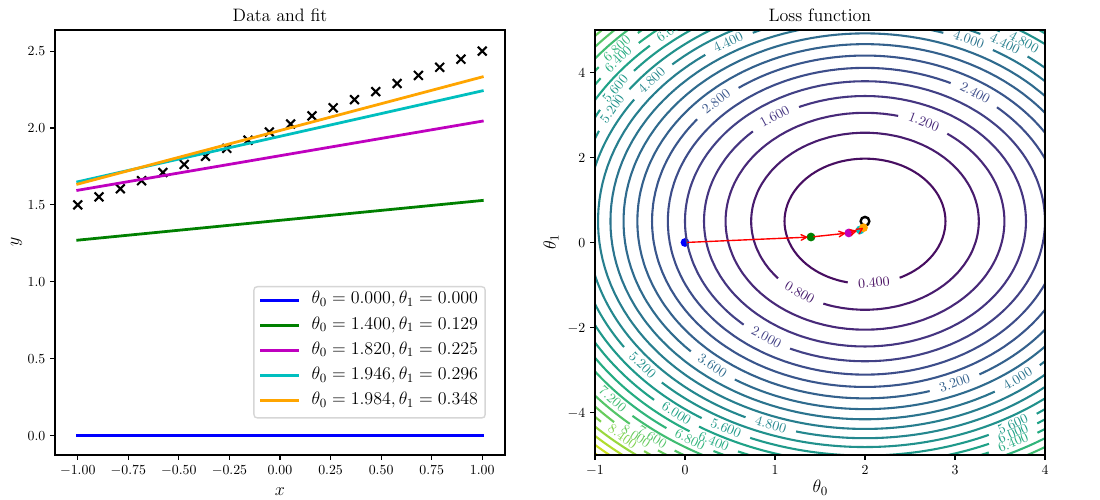

This chart was generated by the following Python code:
import numpy as np
import matplotlib.pyplot as plt

plt.rc('text', usetex=True)
plt.rc('font', family='serif')

fontsize = 13

# The data to fit
m = 20
theta0_true = 2
theta1_true = 0.5
x = np.linspace(-1,1,m)
y = theta0_true + theta1_true * x

# The plot: LHS is the data, RHS will be the cost function.
fig, ax = plt.subplots(nrows=1, ncols=2, figsize=(11,5))
ax[0].scatter(x, y, marker='x', s=40, color='k')

def cost_func(theta0, theta1):
    """The cost function, J(theta0, theta1) describing the goodness of fit."""
    theta0 = np.atleast_3d(np.asarray(theta0))
    theta1 = np.atleast_3d(np.asarray(theta1))
    return np.average((y-hypothesis(x, theta0, theta1))**2, axis=2)/2

def hypothesis(x, theta0, theta1):
    """Our "hypothesis function", a straight line."""
    return theta0 + theta1*x

# First construct a grid of (theta0, theta1) parameter pairs and their
# corresponding cost function values.
theta0_grid = np.linspace(-1,4,101)
theta1_grid = np.linspace(-5,5,101)
J_grid = cost_func(theta0_grid[np.newaxis,:,np.newaxis],
                   theta1_grid[:,np.newaxis,np.newaxis])

# A labeled contour plot for the RHS cost function
X, Y = np.meshgrid(theta0_grid, theta1_grid)
contours = ax[1].contour(X, Y, J_grid, 30)
ax[1].clabel(contours)
# The target parameter values indicated on the cost function contour plot
ax[1].scatter([theta0_true]*2,[theta1_true]*2,s=[50,10], color=['k','w'])

# Take N steps with learning rate alpha down the steepest gradient,
# starting at (theta0, theta1) = (0, 0).
N = 5
alpha = 0.7
theta = [np.array((0,0))]
J = [cost_func(*theta[0])[0]]
for j in range(N-1):
    last_theta = theta[-1]
    this_theta = np.empty((2,))
    this_theta[0] = last_theta[0] - alpha / m * np.sum(
                                    (hypothesis(x, *last_theta) - y))
    this_theta[1] = last_theta[1] - alpha / m * np.sum(
                                    (hypothesis(x, *last_theta) - y) * x)
    theta.append(this_theta)
    J.append(cost_func(*this_theta))


# Annotate the cost function plot with coloured points indicating the
# parameters chosen and red arrows indicating the steps down the gradient.
# Also plot the fit function on the LHS data plot in a matching colour.
colors = ['b', 'g', 'm', 'c', 'orange']
ax[0].plot(x, hypothesis(x, *theta[0]), color=colors[0], lw=2,
           label=r'$\theta_0 = {:.3f}, \theta_1 = {:.3f}$'.format(*theta[0]))
for j in range(1,N):
    ax[1].annotate('', xy=theta[j], xytext=theta[j-1],
                   arrowprops={'arrowstyle': '->', 'color': 'r', 'lw': 1},
                   va='center', ha='center')
    ax[0].plot(x, hypothesis(x, *theta[j]), color=colors[j], lw=2,
           label=r'$\theta_0 = {:.3f}, \theta_1 = {:.3f}$'.format(*theta[j]))
ax[1].scatter(*zip(*theta), c=colors, s=40, lw=0)

# Labels, titles and a legend.
ax[1].set_xlabel(r'$\theta_0$', fontsize=fontsize)
ax[1].set_ylabel(r'$\theta_1$', fontsize=fontsize)
ax[1].set_title('Loss function', fontsize=fontsize)
ax[0].set_xlabel(r'$x$', fontsize=fontsize)
ax[0].set_ylabel(r'$y$', fontsize=fontsize)
ax[0].set_title('Data and fit', fontsize=fontsize)
axbox = ax[0].get_position()
# Position the legend by hand so that it doesn't cover up any of the lines.
ax[0].legend(loc=(axbox.x0+0.9*axbox.width, axbox.y0-0.05*axbox.height), fontsize=fontsize)
            # fontsize='small')

fig.subplots_adjust(left = 0.05,right = 0.95,bottom = 0.09,top = 0.94)
fig.savefig('./Python/NN/SGD.pdf')
plt.show()
